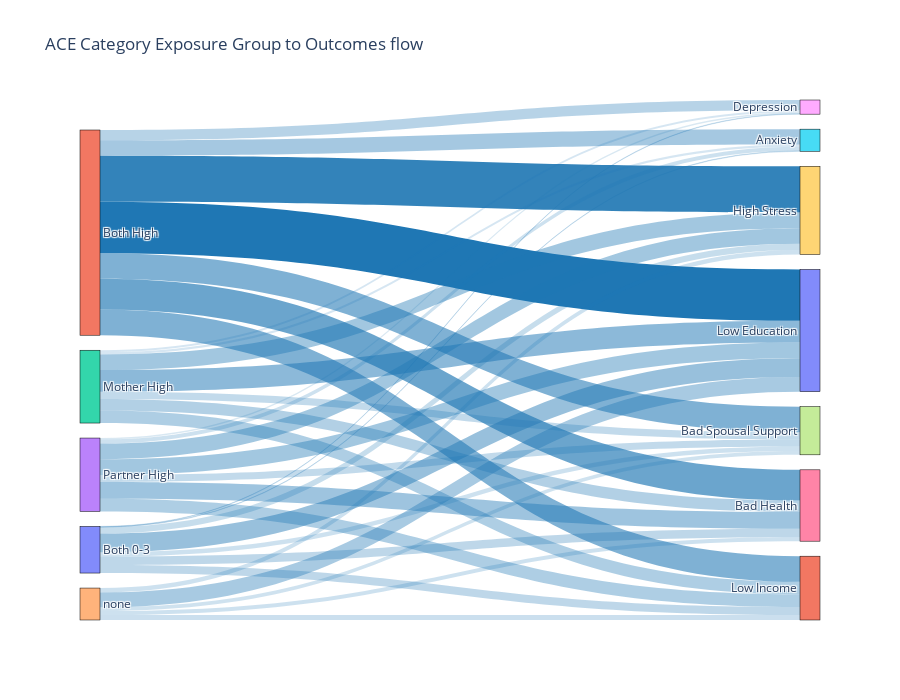

Notebook code for this chart:
### Markdown cell above
## c. ACE Group Exposure to Outcomes flow

Shows the flow of end outcomes steming from the differet ACE exposure groups

### Code cell
import plotly.graph_objects as go
import pandas as pd

sankey_df = outcomes_df.copy()

sankey_df.columns = [c.lower() for c in sankey_df.columns]
cols = sankey_df.columns.tolist()

if set(['source','target','value']).issubset(cols):
    s_col, t_col, v_col = 'source','target','value'
elif set(['from','to','value']).issubset(cols):
    s_col, t_col, v_col = 'from','to','value'
else:
    # Fallback: take the first three columns
    s_col, t_col, v_col = cols[0], cols[1], cols[2]

# Coerce types
sankey_df[s_col] = sankey_df[s_col].astype(str)
sankey_df[t_col] = sankey_df[t_col].astype(str)
sankey_df[v_col] = pd.to_numeric(sankey_df[v_col], errors='coerce')

# Drop invalid rows
sankey_df = sankey_df.dropna(subset=[s_col,t_col,v_col])

# Aggregate duplicate links
agg = sankey_df.groupby([s_col,t_col], as_index=False)[v_col].sum()

# Build node list and indices
all_nodes = list(pd.unique(agg[[s_col,t_col]].values.ravel('K')))
node_idx = {n:i for i,n in enumerate(all_nodes)}

sources = agg[s_col].map(node_idx).tolist()
targets = agg[t_col].map(node_idx).tolist()
values = agg[v_col].tolist()

# Color links by normalized value
max_val = max(values) if values else 1
link_colors = ['rgba(31,119,180,' + f'{(v/max_val)*0.85 + 0.15:.2f}' + ')' for v in values]

fig = go.Figure(data=[go.Sankey(
    node=dict(pad=15,thickness=20,line=dict(color='black',width=0.5),label=all_nodes),
    link=dict(source=sources,target=targets,value=values,color=link_colors)
)])

fig.update_layout(title_text='ACE Category Exposure Group to Outcomes flow', font_size=12, height=max(700, 40*len(all_nodes)))
fig.show()

### Figure 1 — Plotly figure (JSON) as saved in the notebook; plotly's stock layout.template omitted (floating-point values rounded to 4 significant figures)
{"data": [{"link": {"color": ["rgba(31,119,180,0.16)", "rgba(31,119,180,0.29)", "rgba(31,119,180,0.22)", "rgba(31,119,180,0.16)", "rgba(31,119,180,0.25)", "rgba(31,119,180,0.46)", "rgba(31,119,180,0.29)", "rgba(31,119,180,0.40)", "rgba(31,119,180,0.66)", "rgba(31,119,180,0.57)", "rgba(31,119,180,0.32)", "rgba(31,119,180,0.91)", "rgba(31,119,180,1.00)", "rgba(31,119,180,0.57)", "rgba(31,119,180,0.18)", "rgba(31,119,180,0.34)", "rgba(31,119,180,0.27)", "rgba(31,119,180,0.18)", "rgba(31,119,180,0.41)", "rgba(31,119,180,0.51)", "rgba(31,119,180,0.36)", "rgba(31,119,180,0.22)", "rgba(31,119,180,0.43)", "rgba(31,119,180,0.27)", "rgba(31,119,180,0.17)", "rgba(31,119,180,0.41)", "rgba(31,119,180,0.41)", "rgba(31,119,180,0.36)", "rgba(31,119,180,0.15)", "rgba(31,119,180,0.22)", "rgba(31,119,180,0.21)", "rgba(31,119,180,0.15)", "rgba(31,119,180,0.22)", "rgba(31,119,180,0.39)", "rgba(31,119,180,0.23)"], "source": [0, 0, 0, 0, 0, 0, 0, 1, 1, 1, 1, 1, 1, 1, 2, 2, 2, 2, 2, 2, 2, 3, 3, 3, 3, 3, 3, 3, 4, 4, 4, 4, 4, 4, 4], "target": [5, 6, 7, 8, 9, 10, 11, 5, 6, 7, 8, 9, 10, 11, 5, 6, 7, 8, 9, 10, 11, 5, 6, 7, 8, 9, 10, 11, 5, 6, 7, 8, 9, 10, 11], "value": [0.6, 10.8, 5.6, 0.6, 8, 24.4, 10.6, 20, 40, 33.3, 13.3, 60, 66.7, 33.3, 2.7, 14.9, 9.5, 2.7, 20.4, 28.2, 16.2, 5.4, 21.8, 9.1, 1.8, 20.4, 20.4, 16.4, 0, 5.2, 5.1, 0, 5.8, 19, 6.4]}, "node": {"label": ["Both 0-3", "Both High", "Mother High", "Partner High", "none", "Anxiety", "Bad Health", "Bad Spousal Support", "Depression", "High Stress", "Low Education", "Low Income"], "line": {"color": "black", "width": 0.5}, "pad": 15, "thickness": 20}, "type": "sankey"}], "layout": {"font": {"size": 12}, "height": 700, "title": {"text": "ACE Category Exposure Group to Outcomes flow"}}}
